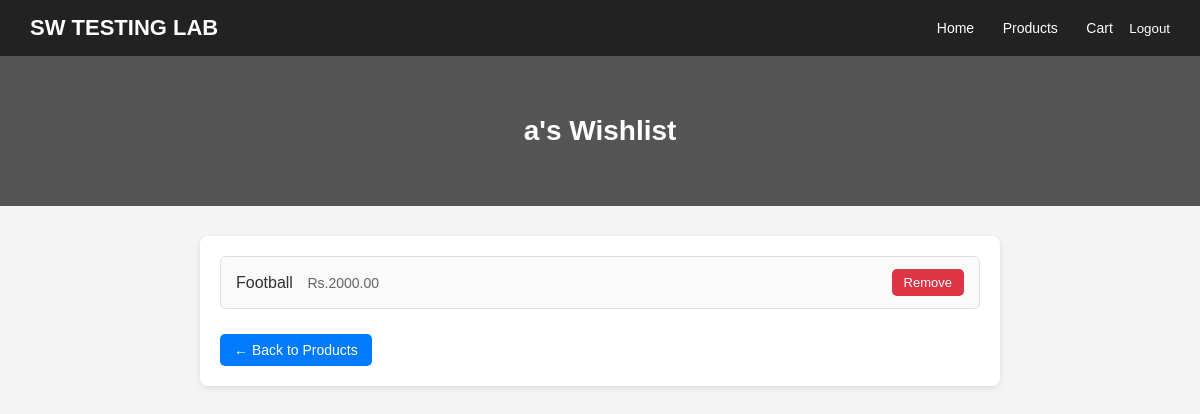
Page /wishlist/ (signed in) on the committed database.
### myapp/models.py (models this page shows, shortened)
class Wishlist(models.Model):
    user = models.OneToOneField(User, on_delete=models.CASCADE)
    products = models.ManyToManyField(Product, blank=True)

class Product(models.Model):
    name = models.CharField(max_length=255)
    price = models.DecimalField(max_digits=8, decimal_places=2)
    discount_price = models.DecimalField(max_digits=8, decimal_places=2, null=True, blank=True)
    description = models.TextField(blank=True)
    stock = models.PositiveIntegerField(default=0)
    category = models.ForeignKey(Category, on_delete=models.SET_NULL, null=True, blank=True)

### myapp/views.py (the view)
# urls.py: path('wishlist/', views.wishlist_view, name='wishlist'),
@login_required
def wishlist_view(request):
    wishlist = Wishlist.objects.get(user=request.user)
    return render(request, "wishlist.html", {"wishlist": wishlist})

### myapp/templates/wishlist.html (shortened to what this page needs)
{% load static %}
<!DOCTYPE html>
<html lang="en">
<head>
</head>
<body>
    <header>
        <h1>SW TESTING LAB</h1>
        <nav>
            <a href="{% url 'home' %}">Home</a>
            <a href="{% url 'products' %}">Products</a>
            <a href="{% url 'cart' %}">Cart</a>
            {% if user.is_authenticated %}
                <form method="POST" action="{% url 'logout' %}" style="display:inline;">
                    <button type="submit" style="background:none;border:none;color:white;cursor:pointer;">Logout</button>
                </form>
            {% else %}
                <a href="{% url 'signup' %}">Sign Up</a>
                <a href="{% url 'login' %}">Login</a>
            {% endif %}
        </nav>
    </header>
    <section class="hero">
        <h2>{{ wishlist.user.username }}'s Wishlist</h2>
    </section>
    <div class="container">
        <ul class="wishlist-list">
            {% for product in wishlist.products.all %}
                <li class="wishlist-item">
                    <div>
                        <span>{{ product.name }}</span>
                        <span class="price">Rs.{{ product.price }}</span>
                    </div>
                    <a href="{% url 'remove_from_wishlist' product.id %}" class="remove-link">Remove</a>
                </li>
            {% empty %}
                <li class="wishlist-item">Your wishlist is empty.</li>
            {% endfor %}
        </ul>
        <a href="{% url 'products' %}" class="back-link">← Back to Products</a>
    </div>
</body>
</html>

### myapp/templates/wishlist.html (style rules this page uses)
* { margin: 0; padding: 0; box-sizing: border-box; }
body { font-family: Arial, sans-serif; background-color: #f4f4f4; color: #333; }
header { background: #222; padding: 15px 30px; display: flex; justify-content: space-between; align-items: center; color: #fff; }
header h1 { font-size: 22px; }
header nav a { color: #fff; text-decoration: none; margin: 0 12px; font-size: 14px; }
.hero { background: #555; height: 150px; display: flex; align-items: center; justify-content: center; color: #fff; text-align: center; }
.hero h2 { font-size: 28px; }
.container { width: 90%; max-width: 800px; margin: 30px auto; background: #fff; padding: 20px; border-radius: 8px; box-shadow: 0 2px 6px rgba(0,0,0,0.1); }
.wishlist-list { list-style: none; padding: 0; }
.wishlist-item { background: #fafafa; border: 1px solid #ddd; border-radius: 6px; padding: 12px 15px; margin-bottom: 10px; display: flex; justify-content: space-between; align-items: center; }
.wishlist-item span { font-size: 16px; font-weight: 500; }
.wishlist-item .price { font-size: 14px; color: #666; margin-left: 10px; }
.remove-link { background: #dc3545; color: #fff; padding: 6px 12px; border-radius: 5px; text-decoration: none; font-size: 13px; transition: background 0.3s ease; }
.back-link { display: inline-block; margin-top: 15px; background: #007bff; color: #fff; padding: 8px 14px; border-radius: 5px; text-decoration: none; font-size: 14px; }

### rows in the picture
Wishlist: user.username "a"
Product: name "Football", price "2000.00"
